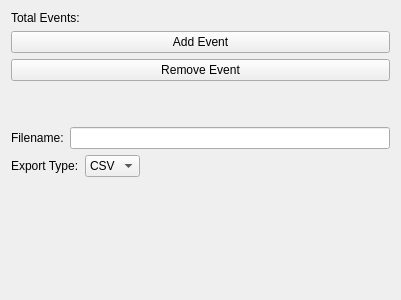
<?xml version="1.0" encoding="UTF-8"?>
<ui version="4.0">
 <class>DigitalEventSeries_Widget</class>
 <widget class="QWidget" name="DigitalEventSeries_Widget">
  <property name="geometry">
   <rect>
    <x>0</x>
    <y>0</y>
    <width>401</width>
    <height>300</height>
   </rect>
  </property>
  <property name="windowTitle">
   <string>Form</string>
  </property>
  <layout class="QVBoxLayout" name="mainVerticalLayout">
   <item>
    <layout class="QVBoxLayout" name="verticalLayout_2">
     <item>
      <layout class="QHBoxLayout" name="horizontalLayout_2">
       <item>
        <widget class="QLabel" name="label">
         <property name="text">
          <string>Total Events: </string>
         </property>
        </widget>
       </item>
       <item>
        <widget class="QLabel" name="total_events_label">
         <property name="text">
          <string/>
         </property>
        </widget>
       </item>
      </layout>
     </item>
     <item>
      <widget class="QPushButton" name="add_event_button">
       <property name="text">
        <string>Add Event</string>
       </property>
      </widget>
     </item>
     <item>
      <widget class="QPushButton" name="remove_event_button">
       <property name="text">
        <string>Remove Event</string>
       </property>
      </widget>
     </item>
     <item>
      <spacer name="verticalSpacer">
       <property name="orientation">
        <enum>Qt::Orientation::Vertical</enum>
       </property>
       <property name="sizeHint" stdset="0">
        <size>
         <width>20</width>
         <height>40</height>
        </size>
       </property>
      </spacer>
     </item>
    </layout>
   </item>
   <item>
    <widget class="Section" name="export_section" native="true">
     <property name="sizePolicy">
      <sizepolicy hsizetype="Expanding" vsizetype="Preferred">
       <horstretch>0</horstretch>
       <verstretch>0</verstretch>
      </sizepolicy>
     </property>
     <layout class="QVBoxLayout" name="exportSectionLayout">
      <property name="leftMargin">
       <number>0</number>
      </property>
      <property name="topMargin">
       <number>0</number>
      </property>
      <property name="rightMargin">
       <number>0</number>
      </property>
      <property name="bottomMargin">
       <number>0</number>
      </property>
      <item>
       <layout class="QHBoxLayout" name="filenameLayout">
        <item>
         <widget class="QLabel" name="label_filename">
          <property name="text">
           <string>Filename:</string>
          </property>
         </widget>
        </item>
        <item>
         <widget class="QLineEdit" name="filename_edit">
          <property name="text">
           <string/>
          </property>
         </widget>
        </item>
       </layout>
      </item>
      <item>
       <layout class="QHBoxLayout" name="exportTypeLayout">
        <item>
         <widget class="QLabel" name="label_export_type">
          <property name="text">
           <string>Export Type:</string>
          </property>
         </widget>
        </item>
        <item>
         <widget class="QComboBox" name="export_type_combo">
          <item>
           <property name="text">
            <string>CSV</string>
           </property>
          </item>
         </widget>
        </item>
        <item>
         <spacer name="exportTypeSpacer">
          <property name="orientation">
           <enum>Qt::Orientation::Horizontal</enum>
          </property>
          <property name="sizeHint" stdset="0">
           <size>
            <width>40</width>
            <height>20</height>
           </size>
          </property>
         </spacer>
        </item>
       </layout>
      </item>
      <item>
       <widget class="QStackedWidget" name="stacked_saver_options">
        <property name="currentIndex">
         <number>0</number>
        </property>
        <widget class="CSVEventSaver_Widget" name="csv_event_saver_widget"/>
       </widget>
      </item>
     </layout>
    </widget>
   </item>
   <item>
    <spacer name="verticalSpacer_bottom">
     <property name="orientation">
      <enum>Qt::Orientation::Vertical</enum>
     </property>
     <property name="sizeHint" stdset="0">
      <size>
       <width>20</width>
       <height>10</height>
      </size>
     </property>
    </spacer>
   </item>
  </layout>
 </widget>
 <customwidgets>
  <customwidget>
   <class>CSVEventSaver_Widget</class>
   <extends>QWidget</extends>
   <header>DataExport_Widget/DigitalTimeSeries/CSV/CSVEventSaver_Widget.hpp</header>
   <container>1</container>
  </customwidget>
  <customwidget>
   <class>Section</class>
   <extends>QWidget</extends>
   <header>Collapsible_Widget/Section.hpp</header>
   <container>1</container>
  </customwidget>
 </customwidgets>
 <resources/>
 <connections/>
</ui>
